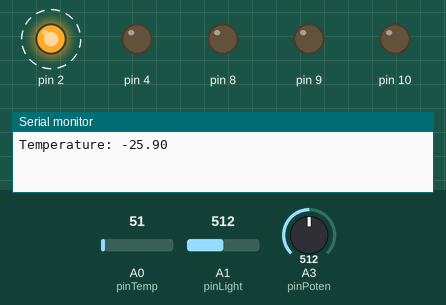
A sketch run on a simulated Arduino Uno, built with avr-gcc and run on an emulated ATmega328P. On the bench: output pins drawn as LEDs (lit = HIGH), the last lines printed to the serial monitor. Dashed ring = blinking. Inputs (shaded band) come from the test bench; at power-on: A0 (pinTemp) = 51, A1 (pinLight) = 512, A3 (pinPoten) = 512.

Above: at 1.2 s.
1.3 s: A0 (pinTemp) set to 150
4.7 s: A0 (pinTemp) set to 170
At 6.2 s:
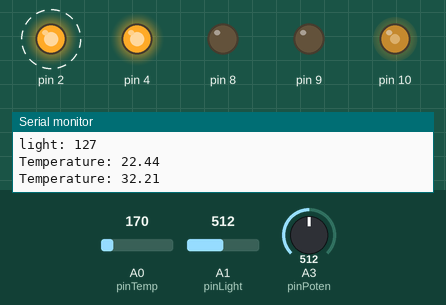
8.1 s: A1 (pinLight) set to 500
At 11.0 s:
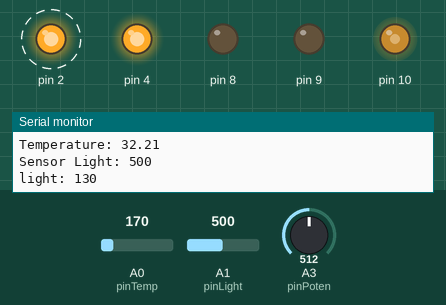
11.5 s: A1 (pinLight) set to 122
At 14.2 s:
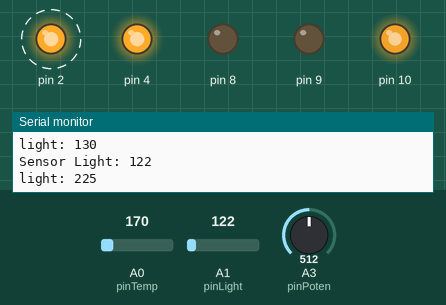
14.9 s: A0 (pinTemp) set to 112
At 17.4 s:
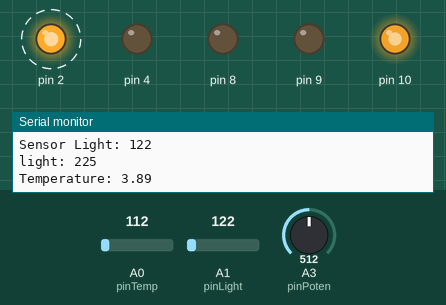
18.3 s: A1 (pinLight) set to 306
At 20.6 s:
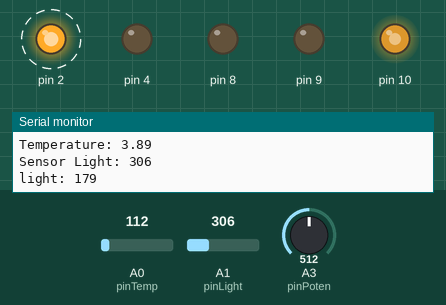
Timing chart, 0 to 22.7 s (numbered marks = the images above; inputs shaded):
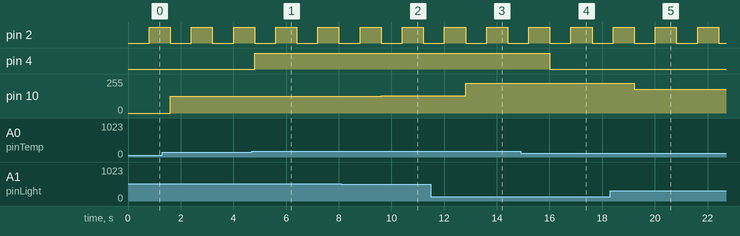

Measured:
- the behaviour switches between 157 and 158 on A0 (pinTemp) (found by bisection; images 0 and 1)
- after the input at 4.7 s, pin 4: LOW → HIGH after 0.11 s
- after the input at 8.1 s, pin 10: 127/255 → 130/255 after 1.5 s
- after the input at 11.5 s, pin 10: 130/255 → 225/255 after 1.3 s
- after the input at 14.9 s, pin 4: HIGH → LOW after 1.1 s
- after the input at 18.3 s, pin 10: 225/255 → 179/255 after 0.92 s
- by itself, pin 2: alternates HIGH for 0.80 s and LOW for 0.80 s

The sketch:

Lab02.ino
```cpp
// Pins
const int pinTemp = A0;
const int pinLight = A1;
const int pinPoten = A3;

// Constants
const int errorMargin = 1.1;
const float roomTemp = 26.0;
const int samples = 5;
int ledSpeed = 500;

// Last Values Sampled
// The goal is to only run the data handling when there is a new value in the pin
// We also have an "error margin" to counterbalance the current fluctuations
int lastTemp = 0;
int lastPoten = 0;
int lastLight = 0;

void setup() {
  Serial.begin(9600);
  // Temperature LED
  pinMode(4, OUTPUT);
  digitalWrite(4, LOW);
  // Potentiometer LED
  pinMode(2, OUTPUT);
  digitalWrite(2, LOW);
  // RGB Led
  pinMode(8, OUTPUT);
  pinMode(9, OUTPUT);
  pinMode(10, OUTPUT);
}

void loop() {
  // Round-Robin Architecture
  // Temperature
  if ( analogRead(pinTemp) < (lastTemp-errorMargin) || analogRead(pinTemp) > (lastTemp+errorMargin) )
    temperatureSensor();
  // Potentiometer
  if ( analogRead(pinPoten) < (lastPoten-errorMargin) || analogRead(pinPoten) > (lastPoten+errorMargin) )
    potentiometer();
  ledBlink();
  // Light Sensor
  if ( analogRead(pinLight) < (lastLight-errorMargin) || analogRead(pinLight) > (lastLight+errorMargin) )
    lightSensor();
}

// Temperature Functions
void temperatureSensor() {
  int sensorAvg = 0;
  for ( int i=0; i<samples; i++)
    sensorAvg += analogRead(pinTemp);   // Read Pin
  int sensorVal = sensorAvg/samples;
  lastTemp = sensorVal;   // Store value to check for changes in the loop
  float temperature =  (((sensorVal/1024.0)*5.0)-0.508)*100; // Data Conversion
  Serial.print("Temperature: ");
  Serial.println(temperature);
  if (temperature >= roomTemp)
    digitalWrite(4, HIGH);
  else
    digitalWrite(4, LOW);
}

// Potentiometer Functions
void potentiometer(){
  int sensorAvg = 0;
  for ( int i=0; i<samples; i++)
    sensorAvg += analogRead(pinPoten);   // Read Pin
  int potenVal = sensorAvg/samples;
  lastPoten = potenVal; // Store value to check for changes in the loop
  //Serial.print("Potence: ");
  //Serial.println(potenVal);
  // Maping out the ledspeed between 200ms and 1400ms to match
  // the outcome of the potentiometer
  ledSpeed = map(potenVal, 0, 1023, 200, 1400);
  //Serial.print("LED Speed: ");
  //Serial.println(ledSpeed);
}

void ledBlink(){ // Blink the LED
  digitalWrite(2, LOW);
  delay(ledSpeed);
  digitalWrite(2, HIGH);
  delay(ledSpeed);
}

// Light Functions
void lightSensor(){
  int sensorAvg = 0;
  for ( int i=0; i<samples; i++)
    sensorAvg += analogRead(pinLight);   // Read Pin
  int sensorLight = sensorAvg/samples;
  Serial.print("Sensor Light: ");
  Serial.println(sensorLight);
  lastLight = sensorLight;      // Store value to check for changes in the loop
  int light = sensorLight / 4;    // Transform from 1024 to 255
  Serial.print("light: ");
  Serial.println(255-light);
  //analogWrite(8, 255-light);   // R
  //analogWrite(9, 255-light);   // G
  analogWrite(10, 255-light);    // B
}
```
